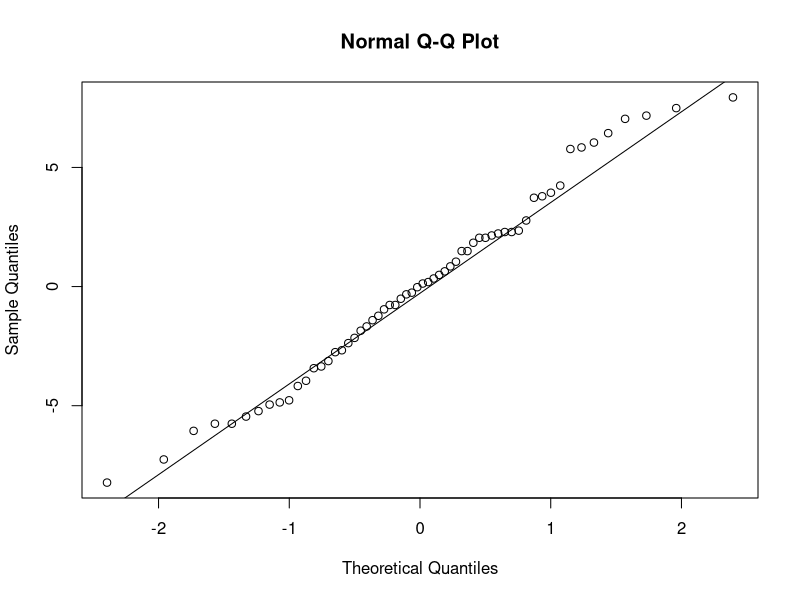
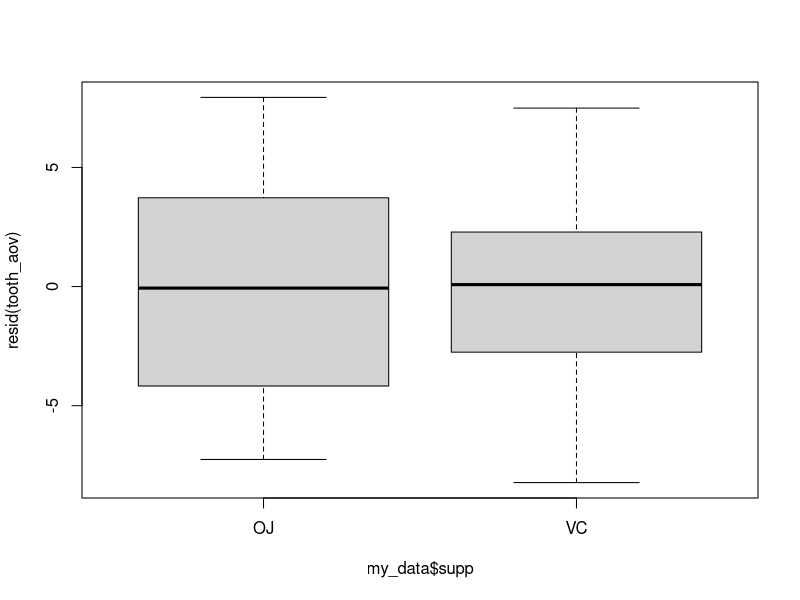
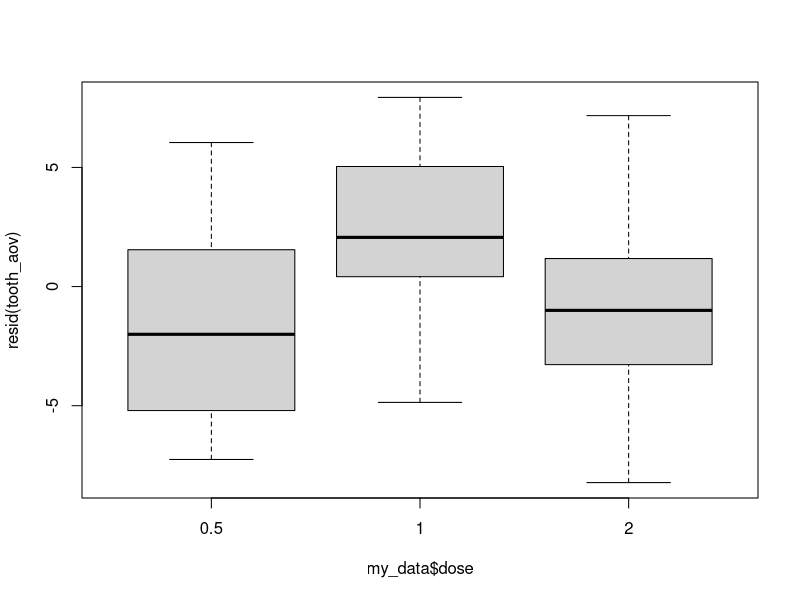
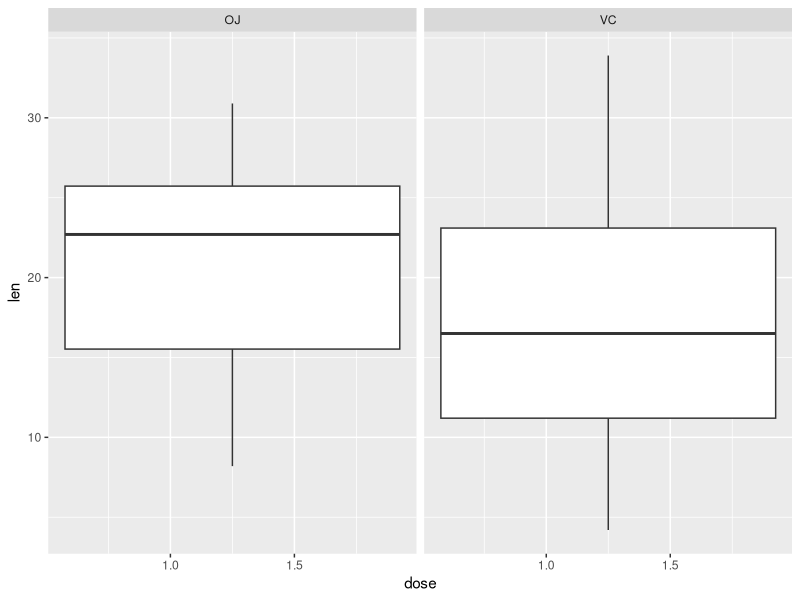
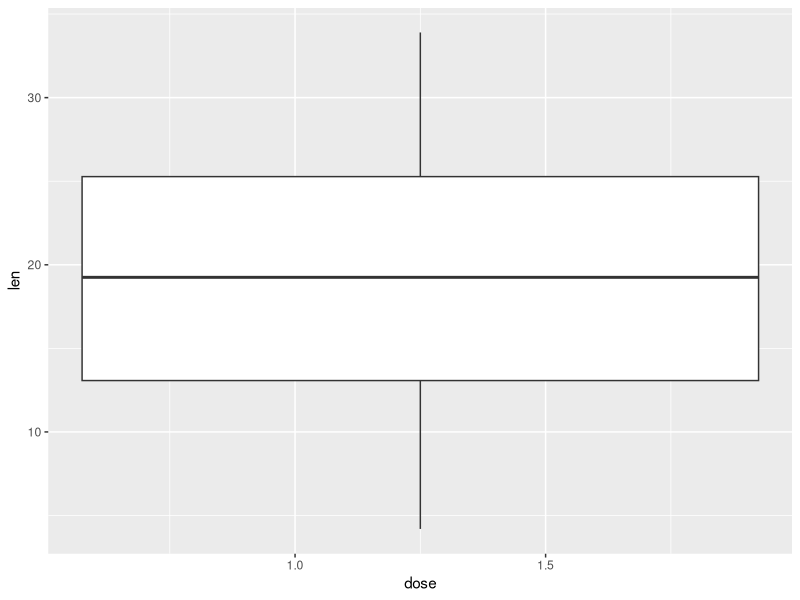

Write the R code that produced these figures, in order. (Note: this script raises an error after producing the figures.)
my_data <- ToothGrowth

tooth_aov <- aov(len~supp + dose + supp:dose, data = my_data)
qqnorm(resid(tooth_aov))
qqline(resid(tooth_aov))

boxplot(resid(tooth_aov)~my_data$supp)
boxplot(resid(tooth_aov)~my_data$dose)


library(ggplot2)
ggplot(my_data, aes(x=dose, y=len)) +
  geom_boxplot() +
  facet_wrap(~supp)

e <- ggplot(ToothGrowth, aes(x = dose, y = len))
e + geom_boxplot()

summary(tooth_aov)

TukeyHSD(tooth_aov, which = "dose")


library("ggpubr")
ggboxplot(my_data, x = "dose", y = "len", color = "supp",
          palette = c("#00AFBB", "#E7B800"))
